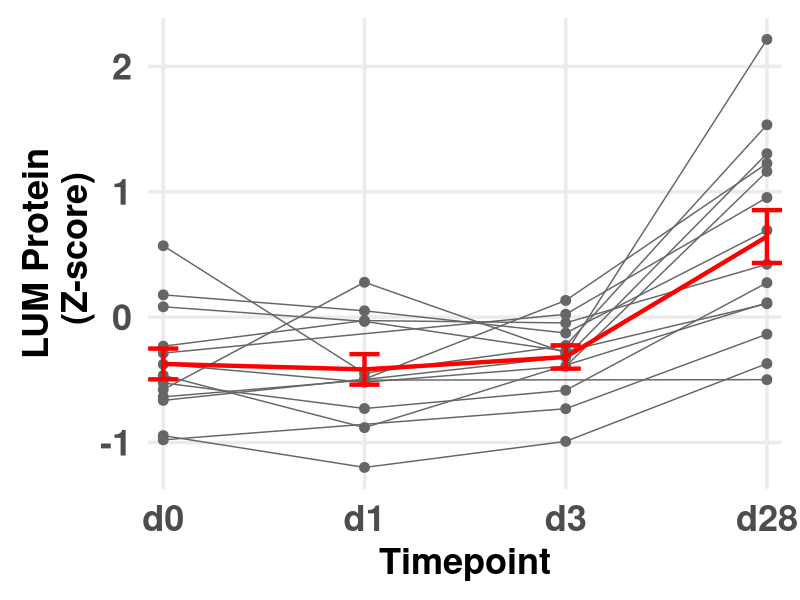
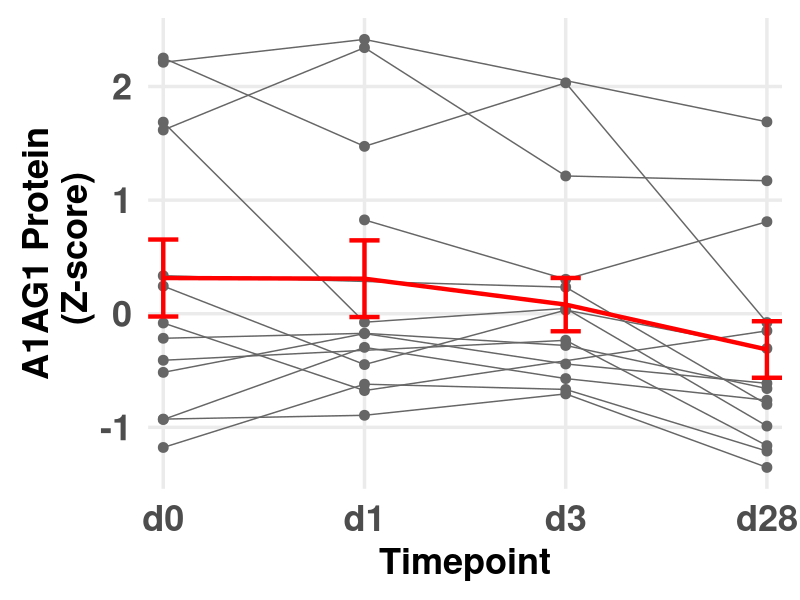
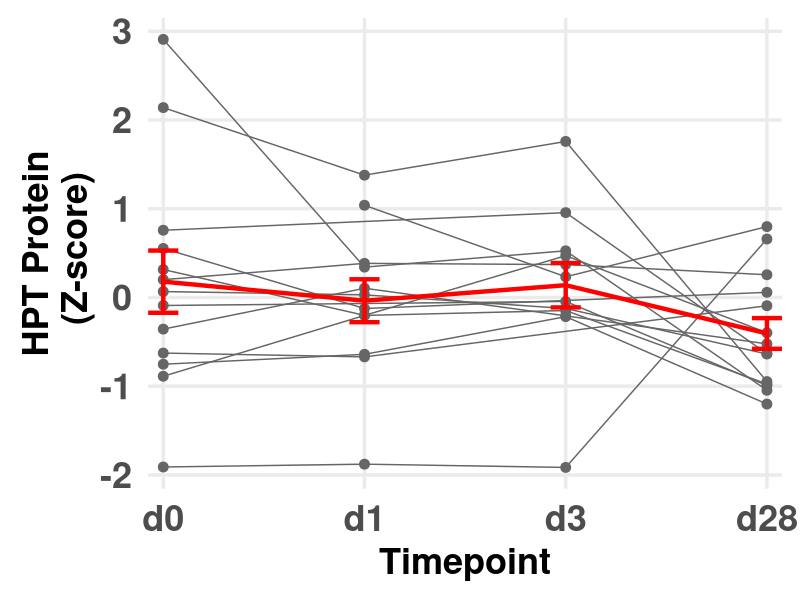
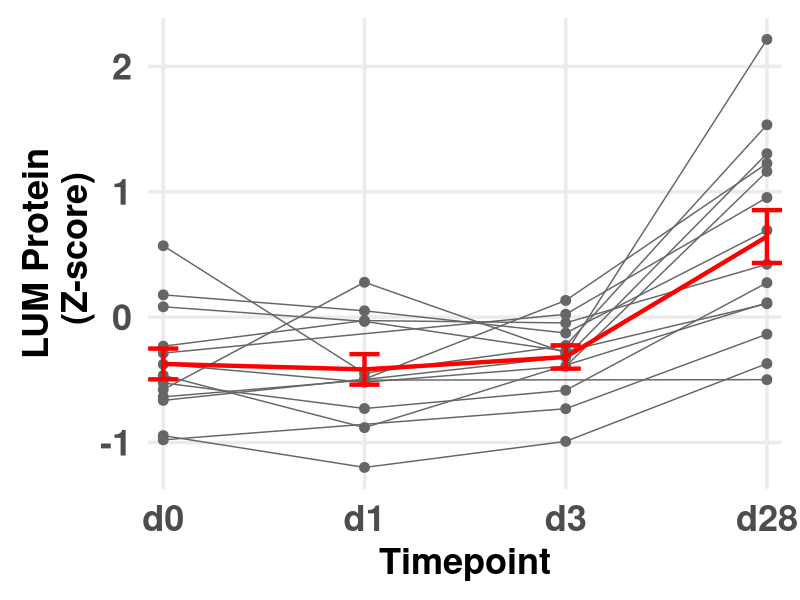
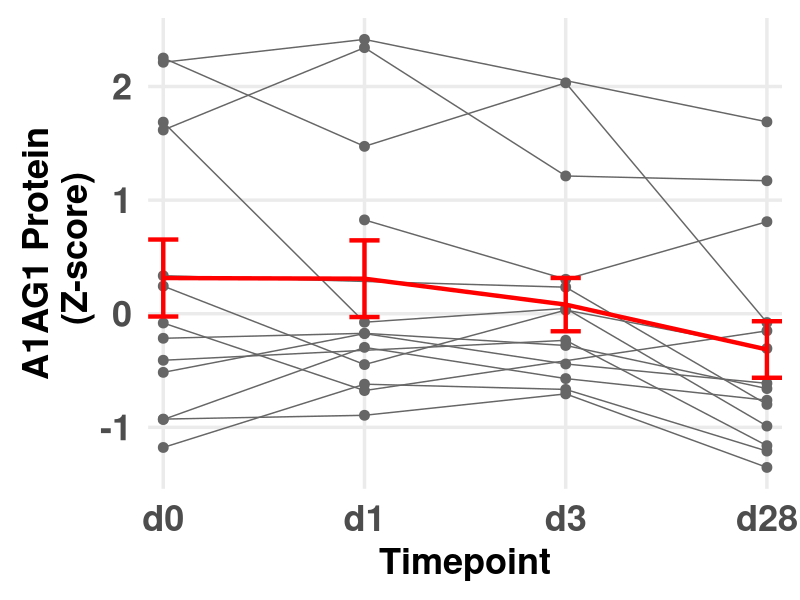
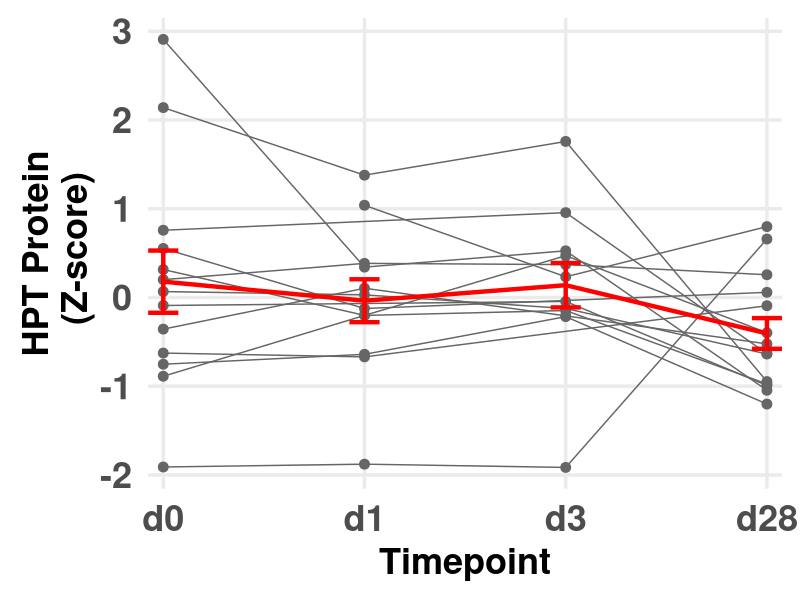

These figures' R source, in order:
## ---- chunk 1
library(tidyverse)
library(readr)
knitr::opts_chunk$set(echo = TRUE, warning = FALSE, message = FALSE)
## ---- chunk 2
timecourse <- read_csv("timecourse_subjects.csv")
mofa <- read_csv("unenriched_MOFA.csv")
## ---- chunk 3
# Long format for MOFA
duke_cols <- colnames(mofa)[-1]
mofa_long <- mofa %>%
  pivot_longer(-Accession, names_to = "DukeID", values_to = "Abundance") %>%
  mutate(DukeID = as.integer(DukeID))

# Timepoint mapping
time_map <- timecourse %>%
  dplyr::select(PID, Timepoint, DukeID) %>%
  mutate(TimeLabel = case_when(
    Timepoint == 0 ~ "d0",
    Timepoint == 1 ~ "d1",
    Timepoint == 3 ~ "d3",
    Timepoint == 28 ~ "d28"
  ))
## ---- chunk 4
# Z-score across rows (i.e., per protein across all DukeIDs)
mofa_z <- mofa
mofa_z[duke_cols] <- t(apply(mofa[duke_cols], 1, scale))
mofa_z <- as_tibble(mofa_z)
mofa_z$Accession <- mofa$Accession

# Convert to long format and join metadata
mofa_z_long <- mofa_z %>%
  pivot_longer(-Accession, names_to = "DukeID", values_to = "Zscore") %>%
  mutate(DukeID = as.integer(DukeID)) %>%
  inner_join(time_map, by = "DukeID") %>%
  filter(abs(Zscore) <= 3)  # remove outliers AFTER join (ensures TimeLabel is present)
## ---- chunk 5
plot_zscored_protein <- function(protein_name, save_path = NULL, y_label = NULL) {
  df <- mofa_z_long %>% filter(Accession == protein_name)

  summary_stats <- df %>%
    group_by(TimeLabel) %>%
    summarize(mean = mean(Zscore, na.rm = TRUE),
              sem = sd(Zscore, na.rm = TRUE) / sqrt(n()), .groups = "drop")

  # Use default label if not provided
  if (is.null(y_label)) {
    y_label <- paste0(protein_name, " abundance\n(Z-score, outliers removed)")
  }

  p <- ggplot(df, aes(x = TimeLabel, y = Zscore, group = PID)) +
    geom_line(color = "gray40") +
    geom_point(color = "gray40", size=3) +
    geom_line(data = summary_stats, aes(x = TimeLabel, y = mean, group = 1),
              color = "red", linewidth = 1.5) +
    geom_errorbar(data = summary_stats,
                  aes(x = TimeLabel, ymin = mean - sem, ymax = mean + sem),
                  inherit.aes = FALSE,
                  width = 0.15, color = "red", linewidth = 1.5) +
    labs(x = "Timepoint", y = y_label) +
    theme_minimal(base_size = 26) +
    theme(axis.title = element_text(face = "bold"),
          axis.text = element_text(face = "bold", size = 26),
          axis.title.y = element_text(face = "bold", hjust = 0.5, vjust = 0.5),
          axis.text.y = element_text(face = "bold"),
          panel.grid.major.y = element_line(),
          panel.grid.minor.y = element_blank()) +
    scale_x_discrete(limits = c("d0", "d1", "d3", "d28"), expand = expansion(add = c(-0.3, 0)))

  if (!is.null(save_path)) {
    ggsave(filename = save_path, plot = p, dpi = 300, width = 8, height = 6)
  }


  print(p)
}
## ---- chunk 6
plot_zscored_protein("LUM_HUMAN", save_path = "LUM_plot.png", 
                     y_label = "LUM Protein\n (Z-score)")
## ---- chunk 7
plot_zscored_protein("A1AG1_HUMAN", save_path = "A1AG1_plot.png", 
                     y_label = "A1AG1 Protein\n (Z-score)")
## ---- chunk 8
plot_zscored_protein("HPT_HUMAN", save_path = "HPT_plot.png", 
                     y_label = "HPT Protein\n (Z-score)")
